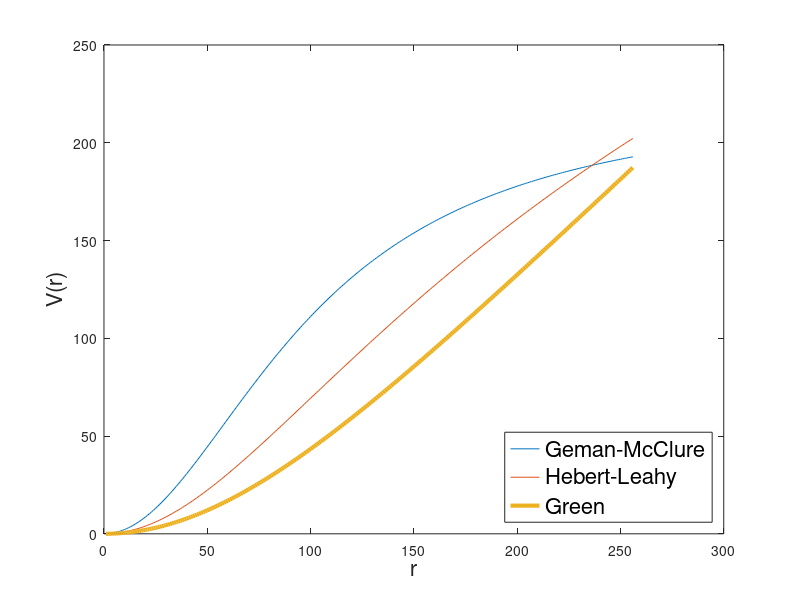

This chart was generated by the following MATLAB code: (Note: this script raises an error after producing the figure.)
%  *********************************************************************
%  Proyecto AR-PET. Comisión Nacional de Energía Atómica.
%  Autor: Martín Belzunce. UTN-FRBA.
%  Fecha de Creación: 24/02/2013
%  *********************************************************************
%
%  Grafico los priors.
clear all
close all
r = 1 : 256; % Diferencia entre píxeles.
delta_Geman = 100;
delta_Herbert = 100;
delta_Green = 100;
%% Funciones de energía
h = figure;
plot(r,1/45.*r.^2./(1+(r./delta_Geman).^2), r, delta_Herbert.*log(1+(r./delta_Herbert).^2), ...
    r, delta_Green.*log(cosh(r./delta_Green)), 'LineWidth',3);
h2=legend('Geman-McClure', 'Hebert-Leahy', 'Green','Location','SouthEast');
set(h2, 'FontSize',16);
xlabel('r', 'FontSize',16);
ylabel('V(r)', 'FontSize',16);
set(h, 'Position', [100 100 800 600]);



outputGraphsPath = '/workspaces/Martin/Doctorado/Tesis/Tesis Martín Belzunce/docusTesis/Figuras/Capitulo3/';
graphicFilename = sprintf('priorsMAP');
set(gcf,'PaperPositionMode','auto');    % Para que lo guarde en el tamaño modificado.
saveas(gcf, [outputGraphsPath graphicFilename], 'fig');
frame = getframe(gcf);
imwrite(frame.cdata, [outputGraphsPath graphicFilename '.png']);
saveas(gca, [outputGraphsPath graphicFilename], 'epsc');
saveas(gca, [outputGraphsPath graphicFilename], 'tif');
